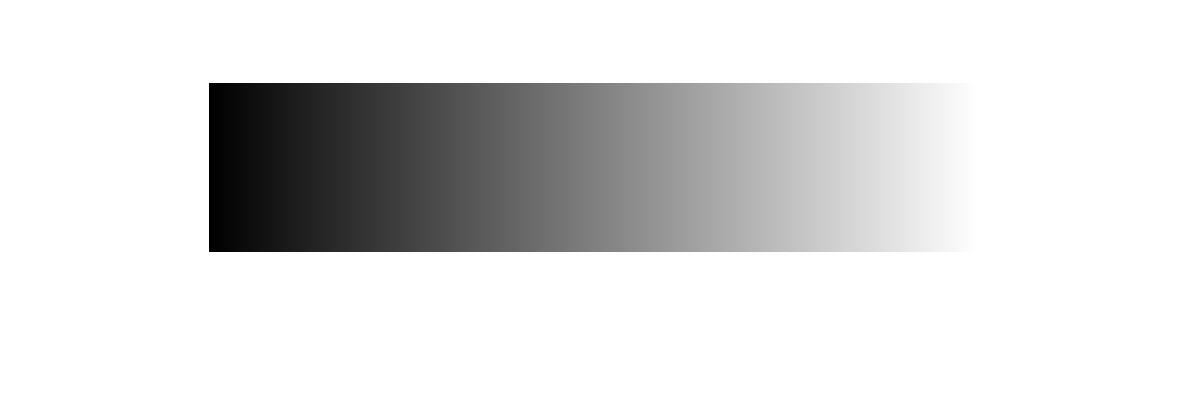
%> input picture hair1.jpg, 1193 x 413 px
$ octave Test_For_Func_Multiscale_Error_Diff.m   (GNU Octave 9; MATLAB toolbox functions it lacks are replaced by stand-ins)
%> lines starting %> are read from the running program, lines starting %| are printed output that depends on the picture
### Func_Multiscale_Error_Diff.m
% we use the quadtree method to find the best needed pixel to scan
% And this function is mainly to process the image by the multiscal error
% diffusion prospered by the Giorgos Sarailidis and Ioannis Katsavounidis.
% To learn more about the algorithm, you can read the artical of 'A Multiscale Error Diffusion
%Technique for Digital Halftoning' by Ioannis Katsavounidis and C.-C. Jay
%Kuo.And u can find the artical in IEEE TRANSACTIONS ON IMAGE PROCESSING, VOL. 6, NO. 3, MARCH 1997

%Input:Input_Image,which should be fristly read by the function of imread;
%Output:Output_Image is the image after processing by the algorithm
%And the pixel of the output is of value 0 or 1;


function Output_Image=Func_Multiscale_Error_Diff(Input_Image)
tic;
%when the size of input image is 256 x 256,the iteration is 30195 and
%the elapsed time is 77.681618 seconds.And the size if the input image
%is 128 x 128,the elapsed time 39.9657 seconds,so we set the size of the
%image to 256 x 256
%to expand the image to own the size of N x N,where N=2^r
%Input_Image1=imread('hair2.jpg');
%Input_Image=rgb2gray(Input_Image1);
[m,n] = size(Input_Image);
N=2^(floor(log2(max(m,n))));
Input_Image_Adapter=imresize(Input_Image,[N,N]);
%to show the image after resizing
%figure(1);
%imshow(Input_Image_Adapter);
r=log2(N);
Im=double(Input_Image_Adapter)/255;
%The output image is regarded as four scal gray. B is limited to the set of {0,1/3,2/3,1}
%Initial the condition
%You can choose another method to initial the Em and Bm
Bm=zeros(N,N);
Em=Im;
%And Im,Em,Bm stands for the level (r+1)th,respectively,it equals to the
%use the method of maximum intensity method to find the best needed pixel
%cut the input image into r+1 layers
%initial the first value of error and output image
%iterate denotes the iteration
iterate=1;
%when the E{1}is less than 0.5,the algorithm stops.
%The value of the last level is the value of the input image
E{1}=1.0;
while(E{1}>=0.5)
I{r+1}=Im;
B{r+1}=Bm;
E{r+1}=Em;
for i=r+1:-1:2;
     N1=2^(i-1);
     I1=double(I{i}(1:2:N1,1:2:N1));
     E1=double(E{i}(1:2:N1,1:2:N1));
     B1=double(B{i}(1:2:N1,1:2:N1));

     I2=double(I{i}(1:2:N1,2:2:N1));
     E2=double(E{i}(1:2:N1,2:2:N1));
     B2=double(B{i}(1:2:N1,2:2:N1));

     I3=double(I{i}(2:2:N1,1:2:N1));
     E3=double(E{i}(2:2:N1,1:2:N1));
     B3=double(B{i}(2:2:N1,1:2:N1));

     I4=double(I{i}(2:2:N1,2:2:N1));
     E4=double(E{i}(2:2:N1,2:2:N1));
     B4=double(B{i}(2:2:N1,2:2:N1));

     I{i-1}=(I1+I2+I3+I4);
     E{i-1}=(E1+E2+E3+E4);
     B{i-1}=(B1+B2+B3+B4);
end

%After that, the input image I,the output image B,the error E have been
%divided into many layers

%Find the needed pixel as the maximum intensity guidance
u=1;
v=1;
i=2;
s=1;
t=1;
% The finding process starts at level 2th
while(i<=r+1)
    s_1=s;
    t_1=t;
    [u,v]=find(E{i}(s:s+1,t:t+1)==max(max(E{i}(s:s+1,t:t+1))));
    MM=max(size(u));
    rand_number1=MM*rand();
    rand_number2=MM*rand();
    u=u(ceil(rand_number1),1);
    v=v(ceil(rand_number2),1);
    if i==r+1;
        break;
    end
    i=i+1;
    if s_1*t_1*u*v==1
        s=1;
        t=1;
        continue;
    end
    if u==1;
        s=2*s-1;
    else if u==2;
         s=2*s+1;
        end
    end
    if v==1;
        t=2*t-1;
    else if v==2;
        t=2*t+1;
        end
    end
end
% the best maximum error intensity pixel
% to revise the error
 s=s+rem(u+1,2);
 t=t+rem(v+1,2);
  %fprintf('this fact is that s=%d.\n',s);
  % fprintf('this fact is that t=%d.\n',t);
e=Em(s,t)-1;
Em(s,t)=e;
Bm(s,t)=1;
%You can also choose this method to revise the E and B,but we recommemd
%the method above
%for k=4:-1:2;
%  if (Threshold(k)<=T)||(Threshold(k-1)<=Bm(s,t));
%      Em(s,t)=T-Threshold(k);
%      Bm(s,t)=Threshold(k);
%      break;
%   end
%end
% use the filter to refresh the error
% the parameters of noncausal diffusion filter which is refered to the references.

% The parmeters of the inner filter
if Em(s,t)<0;
Filter_Inner=(1/12)*[1 2 1;2 -12 2;1 2 1];

%The parmeters of the boundary filter
F11=1/5*[-5 2;2 1];
F12=1/5*[2 -5;1 2];
F21=1/5*[2 1;-5 2];
F22=1/5*[2 1;2 -5];
F1_2=1/8*[2 -8 2;1 2 1];
F2_2=1/8*[1 2 1;2 -8 1];
F1_1=1/8*[2 1;-8 2;2 1];
F2_1=1/8*[1 2;2 -8;1 2];
%Process the inner pixel of the image
if s>1&&s<N&&t>1&&t<N-1;
Em(s-1:s+1,t-1:t+1)=Em(s-1:s+1,t-1:t+1)+e*Filter_Inner;

%Process the boundary of the image
else if s*t==1;
       Em(1:2,1:2)=Em(1:2,1:2)+e*F11;
    else if s==1&&t==N;
       Em(1:2,N-1:N)=Em(1:2,N-1:N)+e*F12;
        else if s==N&&t==1;
        Em(N-1:N,1:2)=Em(N-1:N,1:2)+e*F21;
            else if s*t==N^2;
        Em(N-1:N,N-1:N)=Em(N-1:N,N-1:N)+e*F22;
                else if s==1;
        Em(1:2,t-1:t+1)=Em(1:2,t-1:t+1)+e*F1_2;
                    else if s==N;
        Em(N-1:N,t-1:t+1)=Em(N-1:N,t-1:t+1)+e*F2_2;
                        else if t==1;
        Em(s-1:s+1,1:2)=Em(s-1:s+1,1:2)+e*F1_1;
                            else if t==N;
        Em(s-1:s+1,N-1:N)=Em(s-1:s+1,N-1:N)+e*F2_1;
                                end
                            end
                        end
                    end
                end
            end
        end
    end
end
end
fprintf('this will be  %d iterations.\n',iterate);
fprintf('this will be stop when %d is less than 0.5.\n',E{1});
iterate=iterate+1;
%if iterate>500;
%break;
%end
end
%Adapt the value override.
%save('Bm_Multiscale.mat','Bm');
%save('Em_Multiscale.mat','Em');
Output_Image=Bm;
%figure(2);
%imshow(Bm);
toc;

### Test_For_Func_Multiscale_Error_Diff.m
%This is a test example for the function of Func_Multiscale_Error_Diff(Input_Image);
Input=imread('hair1.jpg');
%> Input is the input picture: size 413x1193x3 uint8; min 0, max 255, mean 221.3
Input=rgb2gray(Input);
%> Input: size 413x1193 uint8
%You had better resize the image into 256 x 256£¬or it cost much time to get
%the result.
%Bm is the image after processsing by the algorithm prospered by Chun.
N=256;
Input=imresize(Input,[N,N]);
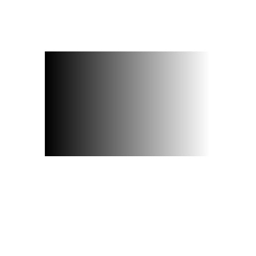
%> Input: size 256x256 uint8; min 0, max 255, mean 221.2
Bm=Func_Multiscale_Error_Diff(Input);
%> (the run ends here)
